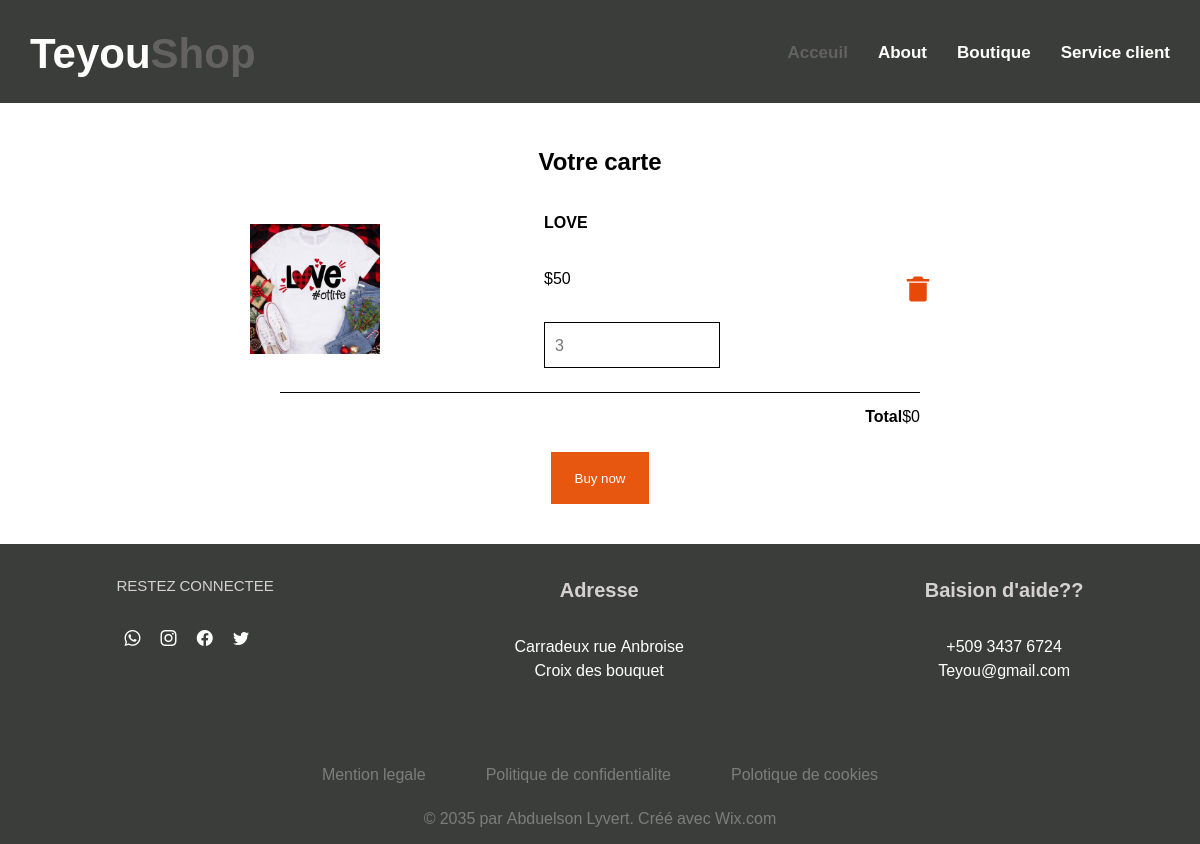
/Card.php?produit=5, run on the app's committed database.
### tables this page shows
CREATE TABLE `produits` (
  `Id_prod` int(11) NOT NULL,
  `Nom` varchar(100) NOT NULL,
  `Prix` float NOT NULL,
  `Description` text NOT NULL,
  `Quantite` int(11) NOT NULL,
  `Date` datetime NOT NULL,
  `Image` text NOT NULL
);

### configuration/commande.php (called while the page is built, shortened)
<?php
  function Rechercher($id) {
    if(require("connexion_config.php")){
    $stmt = $acess->prepare("SELECT * FROM Produits WHERE Id_prod = ?");
    $params = array($id);
    $stmt->execute($params);
    $result = $stmt->fetch(PDO::FETCH_ASSOC);
    return $result;
    }
}
?>

### Card.php (the view, shortened to what this page needs)
<!DOCTYPE html>
<html lang="en">
<head>
    <link rel="stylesheet" href="https://unpkg.com/aos@next/dist/aos.css" />
    <link rel="stylesheet" href="https://cdn.jsdelivr.net/npm/bootstrap-icons@1.10.3/font/bootstrap-icons.css">
    <link href='https://unpkg.com/boxicons@2.1.4/css/boxicons.min.css' rel='stylesheet'>
    <link rel="stylesheet" href="Css/Service.css">
</head>
<body>
        <section class="section_3" style="background-color: #3b3d3b;">
            <header>
                    <div class="logo">
                        <h1>Teyou<span>Shop</span></h1>
                    </div>
                    <nav class="nav-bar">
                        <ul>
                            <li><a href="index.php" class="active">Acceuil</a></li>
                            <li><a href="About.php">About</a></li>
                            <li><a href="Boutique.php">Boutique</a></li>
                            <li><a href="Service_client.php">Service client</a></li>
                        </ul>
                    </nav>
            </header>
            </section>
            <?php
            if (isset($_GET['produit']) || isset($_POST['bouton_submit']) && $_POST['bouton_submit'] === 'click2') {
            ?>
            <section class="contenaire_affichage">
                   <div class="Ensemble_element">
                      <h1 style="text-align: center;">Votre carte</h1>
                        <div class="card_content">
                            <?php
                            require("configuration/commande.php");
                            if (isset($_GET['produit'])) {
                                $id = $_GET['produit'];
                                $produit = Rechercher($id);
                                if (!empty($produit)) {
                            ?>
                              <div class="card-box">
                                 <img src="Images/<?=$produit['Image']; ?>" class="images">
                                 <div class="card_details">
                                 <div class="card_title"><?=$produit['Nom']; ?></div>
                                 <div class="card_prix">$<?=$produit['Prix']/2; ?></div>
                                <input type="number" value="" class="card_qte" placeholder="<?=$produit['Quantite']?>">
                            </div>
                            <img src="Images/trash-alt-solid-24.png" class="card_remove" alt="">
                              </div>
                        </div>
                   </div>
                   <?php
                        } else {
                            echo "Aucun produit trouvé avec l'ID spécifié.";
                        }
                    } else {
                        echo "L'ID n'a pas été transmis dans l'URL.";
                    }
                    ?>
                   <div class="total">
                      <div class="totale_title">Total</div>
                      <div class="total_prix">$0</div>
                   </div>
                   <button type="button" class="btn">Buy now</button>
            </section>
             <?php }
             else{
                echo 'pas de donne pour maintenant';
             }
             ?>
            <footer>
        <div class="footer_1">
             <div class="footer_left">
                <p>RESTEZ CONNECTEE</p>
                 <div class="footer_logo">
                    <a href=""><i class="bi bi-whatsapp"></i></a>
                    <a href=""><i class="bi bi-instagram"></i></a>
                    <a href=""><i class="bi bi-facebook"></i></a>
                    <a href=""><i class="bi bi-twitter"></i></a>
                 </div>
             </div>
             <div class="footer_center">
                <h1>Adresse</h1>
                 <p>Carradeux rue Anbroise</p>
                 <p>Croix des bouquet</p>
             </div>
             <div class="footer_right">
                <h1>Baision d'aide??</h1>
                <p>+509 3437 6724</p>
                <p>Teyou@gmail.com</p>
             </div>
        </div>
        <div class="footer_2">
            <div class="footer_2_title">
            <a href=""><p>Mention legale</p></a>
            <a href=""><p>Politique de confidentialite</p></a>
            <a href=""><p>Polotique de cookies</p></a>
            </div>
            <p>© 2035 par Abduelson Lyvert. Créé avec Wix.com</p>
        </div>
    </footer>
</body>
</html>

### Css/Service.css (style rules this page uses)
* { margin: 0; padding: 0; box-sizing: border-box; font-family: 'Noto Sans Miao', sans-serif; }
header { position: relative; display: flex; justify-content: space-between; align-items: center; padding: 20px 30px; }
.logo { font-size: 28px; font-weight: bold; color: white; }
.logo span { color: #646161; }
.nav-bar ul { display: flex; }
.nav-bar ul li { list-style: none; }
.nav-bar ul a { display: block; font-size: 17px; text-decoration: none; padding-left: 30px; color: white; font-weight: bold; transition: color .3s ease-in-out; }
.nav-bar ul a.active { color: #646161; }
footer { margin-top: 40px; background-color: #3b3d3b; min-height: 300px; }
footer .footer_1 { padding: 30px 0; display: flex; justify-content: space-around; }
.footer_left p { color: rgb(213, 209, 209); margin-bottom: 30px; font-size: 15px; }
.footer_logo i, .footer_center p, .footer_right p { color: white; padding: 0 8px; }
.footer_center h1, .footer_right h1 { color: rgb(213, 209, 209); margin-bottom: 30px; font-size: 20px; }
.footer_center, .footer_right { text-align: center; }
.footer_2_title { display: flex; justify-content: center; align-items: center; padding-top: 30px; }
.footer_2_title a { text-decoration: none; margin: 0 30px; color: #7d7d7b; }
.footer_2 p { padding-top: 20px; text-align: center; color: #7d7d7b; }
.contenaire_affichage { width: 60%; margin: 40px auto; position: relative; }
.card-box { display: grid; grid-template-columns: 40% 20% 30%; gap: 1rem; align-items: center; margin-top: 2rem; }
.images { width: 150px; height: 150px; object-fit: contain; padding: 10px; }
.card_details { display: grid; row-gap: 2rem; }
.card_title { font-size: 1rem; text-transform: uppercase; font-weight: bold; }
.card_prix { font-weight: 300; }
.card_qte { border: 1px solid black; outline: #393b39; font-size: 1rem; padding: 10px; }
.card_remove { right: 27px; position: absolute; cursor: pointer; }
.total { display: flex; justify-content: flex-end; border-top: 1px solid black; margin: 1.5rem 2.5rem; padding-top: 0.7rem; }
.totale_title { font-weight: bold; font-size: 1rem; }
.btn { display: flex; margin: 1.5rem auto; padding: 1rem 1.5rem; background-color: rgb(231, 87, 15); border: none; color: white; cursor: pointer; transition: opacity 0.5s ease-in-out; }

### data on the page
produits: Image (picture), Nom "LOVE", $produit['Prix']/2 "50", Quantite "3"
